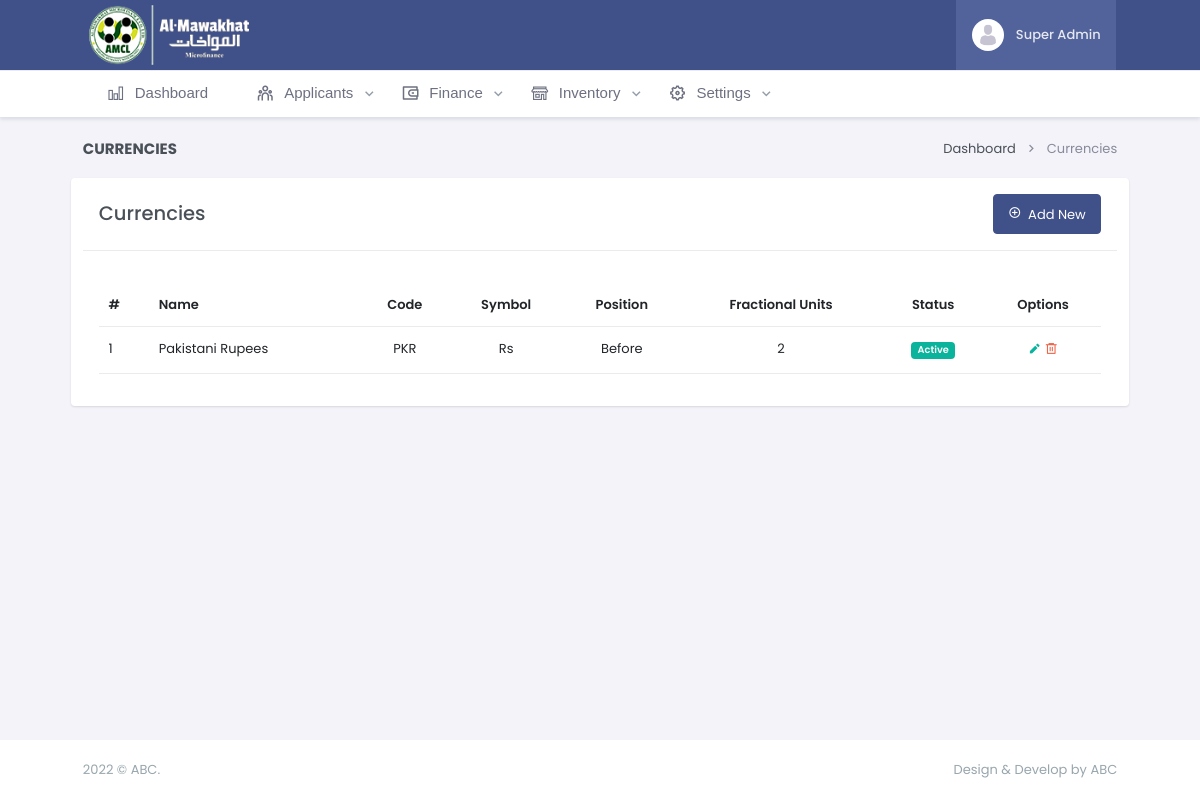
The page /currencies (signed in) on the database its author committed.
### settings/models.py (models this page shows, shortened)
class Currency(models.Model):
    STAUTS_CHOICES = (
        (1, 'Active'),
        (2, 'Inactive'),
    )
    POSITION_CHOICES = (
        (1, 'Before'),
        (2, 'After'),
    )
    status = models.IntegerField(choices=STAUTS_CHOICES, default=1)
    name = models.CharField(max_length=30)
    code = models.CharField(max_length=5)
    symbol = models.CharField(max_length=20)
    position = models.IntegerField(choices=POSITION_CHOICES)
    fractional_units = models.CharField(max_length=20)
    class Meta:
        verbose_name = 'Currency'
        verbose_name_plural = 'Currencies'
        db_table = 'Currencies'

### settings/views.py (the view, shortened to what this page needs)
# urls.py: path('currencies', currencies, name='currencies'),
@login_required
def currencies(request):
    currencies = Currency.objects.all().order_by('-id')
    form = CurrencyForm()
    context = {
        'currencies' : currencies,
        'form' : form,
    }
    return render(request, 'settings/currencies.html', context)

### templates/settings/currencies.html (shortened to what this page needs)
{% extends 'base.html' %} {% load static %} {% load crispy_forms_tags %}
{% block body %}
<div class="row">
    <div class="col-12">
        <div class="page-title-box d-sm-flex align-items-center justify-content-between">
            <h4 class="mb-sm-0">Currencies</h4>
            <div class="page-title-right">
                <ol class="breadcrumb m-0">
                    <li class="breadcrumb-item">
                        <a href="{% url 'settings:dashboard' %}">Dashboard</a>
                    </li>
                    <li class="breadcrumb-item active">Currencies</li>
                </ol>
            </div>
        </div>
    </div>
</div>
<div class="row">
    <div class="card">
        <div class="card-header d-sm-flex align-items-center justify-content-between">
            <h4 class="mb-sm-0">Currencies</h4>
            <button type="button" class="btn btn-primary" data-bs-toggle="modal" data-bs-target="#addCurrencyModal">
                <i class="ri-add-circle-line"></i>&nbsp Add New
            </button>
        </div>
        <div class="card-body mt-3">
            {% if currencies|length %}
            <div class=" table-responsive">
                <table class="table">
                    <thead>
                        <tr>
                            <th>#</th>
                            <th>Name</th>
                            <th class="text-center">Code</th>
                            <th class="text-center">Symbol</th>
                            <th class="text-center">Position</th>
                            <th class="text-center">Fractional Units</th>
                            <th class="text-center">Status</th>
                            <th class="text-center">Options</th>
                        </tr>
                    </thead>
                    <tbody>
                        {% for i in currencies %}
                        <tr>
                            <td scope="row">{{forloop.counter}}</td>
                            <td>{{i.name}}</td>
                            <td class="text-center">{{i.code}}</td>
                            <td class="text-center">{{i.symbol}}</td>
                            <td class="text-center">{{i.get_position_display}}</td>
                            <td class="text-center">{{i.fractional_units}}</td>
                            <td class="text-center">
                                {% if i.status == 1 %}
                                <span class="badge bg-success">{{i.get_status_display}}</span>
                                {% else %}
                                <span class="badge bg-danger">{{i.get_status_display}}</span>
                                {% endif %}
                            </td>
                            <td class="text-center">
                                <a type="button" class="text-success update-btn" data-id="{{i.id}}"
                                    data-name="{{i.name}}" data-code="{{i.code}}" data-symbol="{{i.symbol}}"
                                    data-position="{{i.position}}" data-status="{{i.status}}"
                                    data-fractionalunits="{{i.fractional_units}}" data-bs-toggle="modal"
                                    data-bs-target="#updateCurrencyModal">
                                    <i class="ri-pencil-fill"></i>
                                </a>
                                <a type="button" class="text-danger delete-btn" data-bs-toggle="modal"
                                    data-bs-target="#DeleteCurrencyModal" data-id="{{i.id}}" data-name="{{i.name}}">
                                    <i class="ri-delete-bin-6-line"></i>
                                </a>
                            </td>
                        </tr>
                        {% endfor %}
                    </tbody>
                </table>
            </div>
            {% else %}
            <div class="card-header">
                <h4 class="text-center">No record found</h4>
            </div>
            {% endif %}
        </div>
    </div>
</div>
{% endblock body %}

### templates/base.html (shortened to what this page needs)
{% load static %}
<!doctype html>
<html lang="en" data-layout="horizontal" data-layout-style="" data-layout-position="fixed" data-topbar="dark">
<head>
    <link href="{% static 'libs/jsvectormap/css/jsvectormap.min.css' %}" rel="stylesheet" type="text/css" />
    <link rel="stylesheet" href="{% static 'libs/dropzone/dropzone.css' %}" type="text/css" />
    <link rel="stylesheet" href="{% static 'libs/filepond/filepond.min.css' %}" type="text/css" />
    <link rel="stylesheet"
        href="{% static 'libs/filepond-plugin-image-preview/filepond-plugin-image-preview.min.css' %}">
    <link href="https://cdn.jsdelivr.net/npm/select2@4.1.0-rc.0/dist/css/select2.min.css" rel="stylesheet" />
    <link href="{% static 'css/bootstrap.min.css' %}" rel="stylesheet" type="text/css" />
    <link href="{% static 'css/icons.min.css' %}" rel="stylesheet" type="text/css" />
    <link href="{% static 'css/app.min.css' %}" rel="stylesheet" type="text/css" />
    <link href="{% static 'css/custom.min.css' %}" rel="stylesheet" type="text/css" />
    <link href="{% static 'libs/sweetalert2/sweetalert2.min.css' %}" rel="stylesheet" type="text/css" />
</head>
<body>
    <div id="layout-wrapper">
        <header id="page-topbar">
            <div class="layout-width">
                <div class="navbar-header">
                    <div class="d-flex">
                        <div class="navbar-brand-box horizontal-logo">
                            <a href="{% url 'settings:dashboard' %}" class="logo logo-light">
                                <span class="logo-lg">
                                    <img src="{% static 'images/logo-light.png' %}" alt="" height="60">
                                </span>
                            </a>
                        </div>
                    </div>
                    <div class="d-flex align-items-center">
                        <div class="dropdown ms-sm-3 header-item topbar-user">
                            <button type="button" class="btn" id="page-header-user-dropdown" data-bs-toggle="dropdown"
                                aria-haspopup="true" aria-expanded="false">
                                <span class="d-flex align-items-center">
                                    <img class="rounded-circle header-profile-user"
                                        src="{% static 'images/users/avatar.jpg' %}" alt="Header Avatar">
                                    <span class="text-start ms-xl-2">
                                        <span
                                            class="d-none d-xl-inline-block ms-1 fw-medium user-name-text">{{request.user.first_name}}
                                            {{request.user.last_name}}</span>
                                    </span>
                                </span>
                            </button>
                        </div>
                    </div>
                </div>
            </div>
        </header>
        <div class="app-menu navbar-menu">
            <div id="scrollbar">
                <div class="container-fluid">
                    <ul class="navbar-nav" id="navbar-nav">
                        <li class="nav-item">
                            <a class="nav-link" href="{% url 'settings:dashboard' %}" aria-expanded="false"
                                aria-controls="sidebarDashboards">
                                <i class="las la-chart-bar"></i> <span data-key="t-dashboards">Dashboard</span>
                            </a>
                        </li>
                        <li class="nav-item">
                            <a class="nav-link" href="{% url 'settings:dashboard' %}" data-bs-toggle="collapse"
                                role="button" aria-expanded="false" aria-controls="sidebarDashboards">
                                <i class=" ri-team-line"></i> <span data-key="t-dashboards">Applicants</span>
                            </a>
                        </li>
                        <li class="nav-item">
                            <a class="nav-link" href="#" data-bs-toggle="collapse" role="button" aria-expanded="false"
                                aria-controls="sidebarDashboards">
                                <i class="ri-wallet-3-line"></i> <span data-key="t-dashboards">Finance</span>
                            </a>
                        </li>
                        <li class="nav-item">
                            <a class="nav-link" data-bs-toggle="collapse" role="button" aria-expanded="false"
                                aria-controls="sidebarDashboards">
                                <i class="las la-store-alt"></i> <span data-key="t-dashboards">Inventory</span>
                            </a>
                        </li>
                        <li class="nav-item">
                            <a class="nav-link" data-bs-toggle="collapse" role="button" aria-expanded="false"
                                aria-controls="sidebarDashboards">
                                <i class=" ri-settings-5-line"></i> <span data-key="t-dashboards">Settings</span>
                            </a>
                        </li>
                    </ul>
                </div>
            </div>
        </div>
    </div>
    <div class="main-content">
        <div class="page-content">
            <div class="container-fluid">
                {% block body %} {% endblock body %}
            </div>
        </div>
        <footer class="footer">
            <div class="container-fluid">
                <div class="row">
                    <div class="col-sm-6">
                         © ABC.
                    </div>
                    <div class="col-sm-6">
                        <div class="text-sm-end d-none d-sm-block">
                            Design & Develop by ABC
                        </div>
                    </div>
                </div>
            </div>
        </footer>
    </div>
</body>
</html>

### rows shown on the page
Currency: name "Pakistani Rupees", code "PKR", symbol "Rs", position "Before", fractional_units "2", status "Active"

### other values the page prints
{{ request.user.first_name }} "Super"
{{ request.user.last_name }} "Admin"
